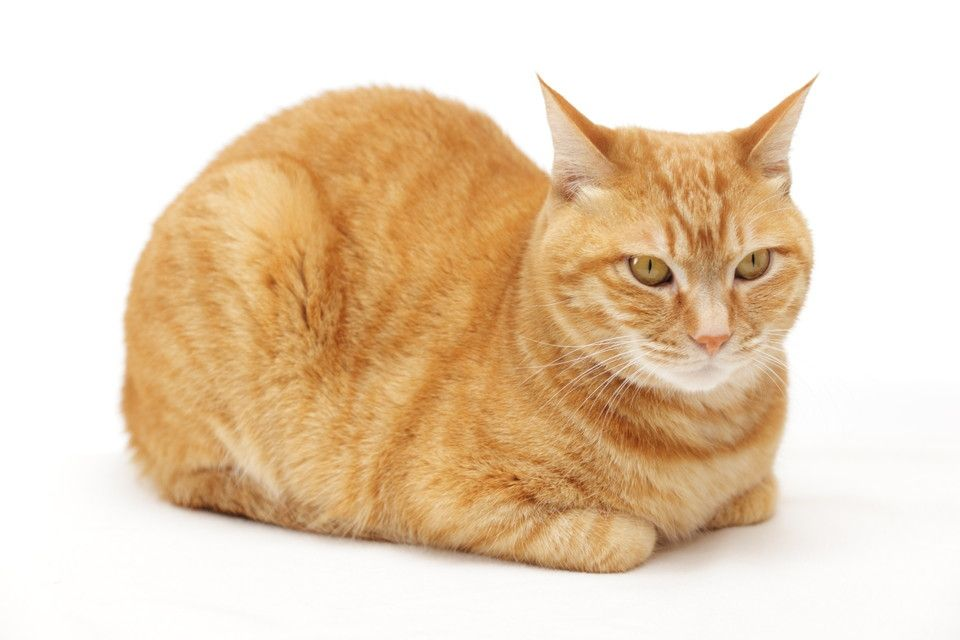
#> input picture Pract9/cat.jpg, 960 x 640 px
$ python 9.2.py
#> lines starting #> are read from the running program, lines starting #| are printed output that depends on the picture
from PIL import Image

im = "cat.jpg"
img = Image.open(im)
#> img is the input picture: PIL image 960x640 RGB; mean R, G, B 232.5, 210.2, 183.8

size = (img.width // 3, img.height // 3)
#> size = (320, 213)
simg = img.resize(size)
simg.save("small.jpg")

hflip = img.transpose(Image.FLIP_LEFT_RIGHT)
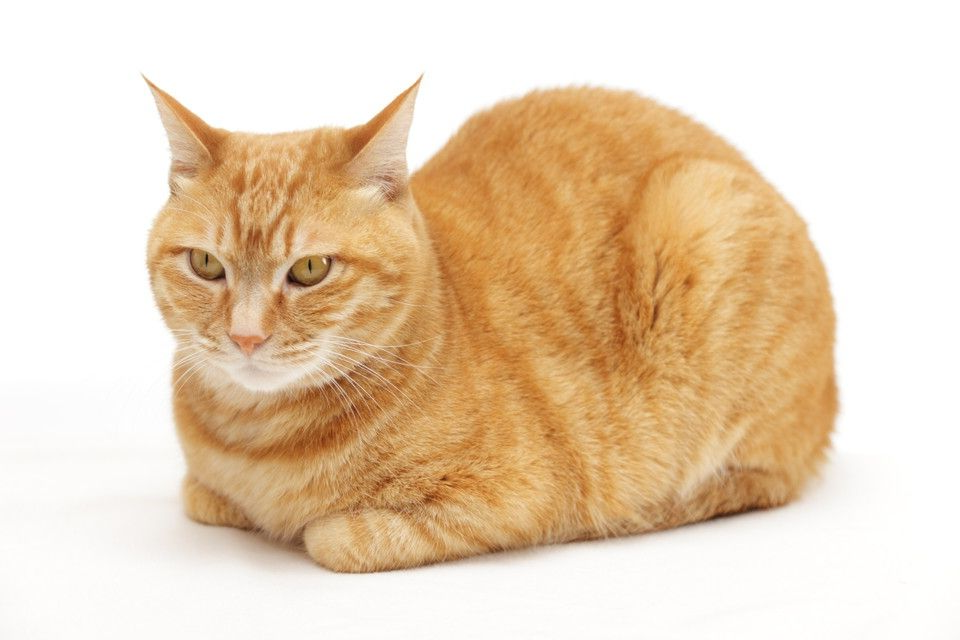
#> hflip: PIL image 960x640 RGB; mean R, G, B 232.5, 210.2, 183.8
hflip.save("hflip.jpg")

vflip = img.transpose(Image.FLIP_TOP_BOTTOM)
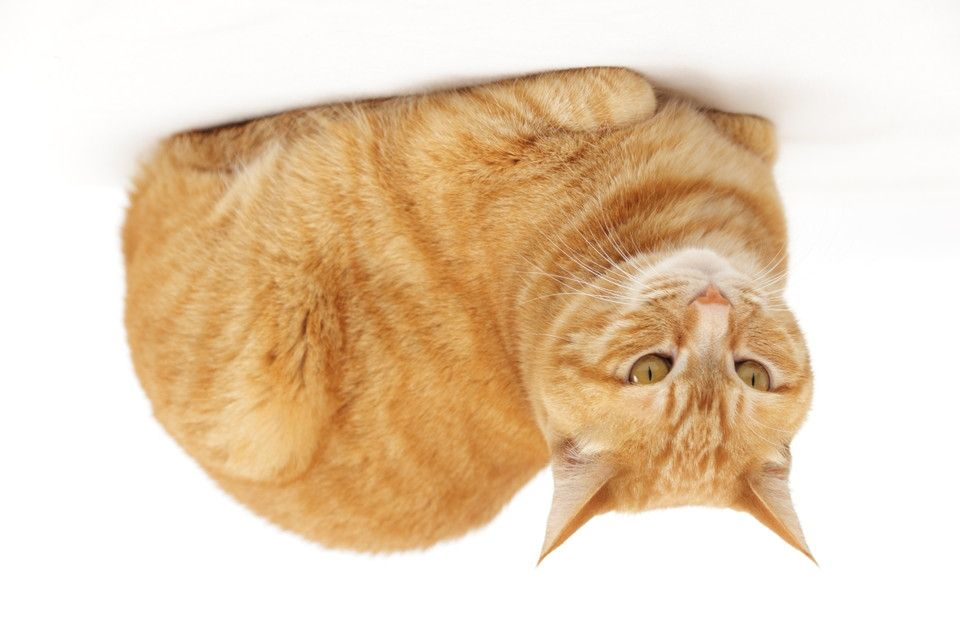
#> vflip: PIL image 960x640 RGB; mean R, G, B 232.5, 210.2, 183.8
vflip.save("vflip.jpg")
